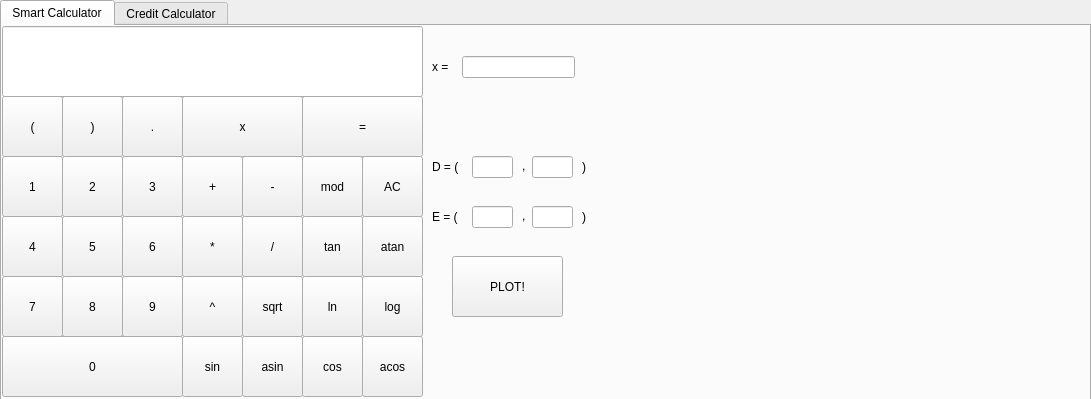
<?xml version="1.0" encoding="UTF-8"?>
<ui version="4.0">
 <class>MainWindow</class>
 <widget class="QMainWindow" name="MainWindow">
  <property name="geometry">
   <rect>
    <x>0</x>
    <y>0</y>
    <width>1091</width>
    <height>399</height>
   </rect>
  </property>
  <property name="windowTitle">
   <string>MainWindow</string>
  </property>
  <widget class="QWidget" name="centralwidget">
   <widget class="QTabWidget" name="CreditCalc">
    <property name="geometry">
     <rect>
      <x>0</x>
      <y>0</y>
      <width>1091</width>
      <height>401</height>
     </rect>
    </property>
    <property name="currentIndex">
     <number>0</number>
    </property>
    <widget class="QWidget" name="SmartCalc">
     <attribute name="title">
      <string>Smart Calculator</string>
     </attribute>
     <widget class="QLabel" name="label_error">
      <property name="geometry">
       <rect>
        <x>430</x>
        <y>60</y>
        <width>151</width>
        <height>51</height>
       </rect>
      </property>
      <property name="text">
       <string/>
      </property>
     </widget>
     <widget class="QPushButton" name="pushButton_3">
      <property name="geometry">
       <rect>
        <x>120</x>
        <y>130</y>
        <width>61</width>
        <height>61</height>
       </rect>
      </property>
      <property name="text">
       <string>3</string>
      </property>
      <property name="iconSize">
       <size>
        <width>16</width>
        <height>16</height>
       </size>
      </property>
     </widget>
     <widget class="QPushButton" name="pushButton_4">
      <property name="geometry">
       <rect>
        <x>0</x>
        <y>190</y>
        <width>61</width>
        <height>61</height>
       </rect>
      </property>
      <property name="text">
       <string>4</string>
      </property>
      <property name="iconSize">
       <size>
        <width>16</width>
        <height>16</height>
       </size>
      </property>
     </widget>
     <widget class="QPushButton" name="pushButton_mul">
      <property name="geometry">
       <rect>
        <x>180</x>
        <y>190</y>
        <width>61</width>
        <height>61</height>
       </rect>
      </property>
      <property name="text">
       <string>*</string>
      </property>
      <property name="iconSize">
       <size>
        <width>16</width>
        <height>16</height>
       </size>
      </property>
     </widget>
     <widget class="QLineEdit" name="lineEdit_x_end">
      <property name="geometry">
       <rect>
        <x>530</x>
        <y>130</y>
        <width>41</width>
        <height>22</height>
       </rect>
      </property>
     </widget>
     <widget class="QLabel" name="label_7">
      <property name="geometry">
       <rect>
        <x>430</x>
        <y>170</y>
        <width>31</width>
        <height>41</height>
       </rect>
      </property>
      <property name="text">
       <string>E = (</string>
      </property>
     </widget>
     <widget class="QPushButton" name="pushButton_dot">
      <property name="geometry">
       <rect>
        <x>120</x>
        <y>70</y>
        <width>61</width>
        <height>61</height>
       </rect>
      </property>
      <property name="text">
       <string>.</string>
      </property>
      <property name="iconSize">
       <size>
        <width>16</width>
        <height>16</height>
       </size>
      </property>
     </widget>
     <widget class="QPushButton" name="pushButton_9">
      <property name="geometry">
       <rect>
        <x>120</x>
        <y>250</y>
        <width>61</width>
        <height>61</height>
       </rect>
      </property>
      <property name="text">
       <string>9</string>
      </property>
      <property name="iconSize">
       <size>
        <width>16</width>
        <height>16</height>
       </size>
      </property>
     </widget>
     <widget class="QPushButton" name="pushButton_res">
      <property name="geometry">
       <rect>
        <x>300</x>
        <y>70</y>
        <width>121</width>
        <height>61</height>
       </rect>
      </property>
      <property name="text">
       <string>=</string>
      </property>
      <property name="iconSize">
       <size>
        <width>16</width>
        <height>16</height>
       </size>
      </property>
     </widget>
     <widget class="QPushButton" name="pushButton_pow">
      <property name="geometry">
       <rect>
        <x>180</x>
        <y>250</y>
        <width>61</width>
        <height>61</height>
       </rect>
      </property>
      <property name="text">
       <string>^</string>
      </property>
      <property name="iconSize">
       <size>
        <width>16</width>
        <height>16</height>
       </size>
      </property>
     </widget>
     <widget class="QPushButton" name="pushButton_mod">
      <property name="geometry">
       <rect>
        <x>300</x>
        <y>130</y>
        <width>61</width>
        <height>61</height>
       </rect>
      </property>
      <property name="text">
       <string>mod</string>
      </property>
      <property name="iconSize">
       <size>
        <width>16</width>
        <height>16</height>
       </size>
      </property>
     </widget>
     <widget class="QPushButton" name="pushButton_minus">
      <property name="geometry">
       <rect>
        <x>240</x>
        <y>130</y>
        <width>61</width>
        <height>61</height>
       </rect>
      </property>
      <property name="text">
       <string>-</string>
      </property>
      <property name="iconSize">
       <size>
        <width>16</width>
        <height>16</height>
       </size>
      </property>
     </widget>
     <widget class="QLabel" name="label_4">
      <property name="geometry">
       <rect>
        <x>580</x>
        <y>120</y>
        <width>20</width>
        <height>41</height>
       </rect>
      </property>
      <property name="text">
       <string>)</string>
      </property>
     </widget>
     <widget class="QPushButton" name="pushButton_atan">
      <property name="geometry">
       <rect>
        <x>360</x>
        <y>190</y>
        <width>61</width>
        <height>61</height>
       </rect>
      </property>
      <property name="text">
       <string>atan</string>
      </property>
      <property name="iconSize">
       <size>
        <width>16</width>
        <height>16</height>
       </size>
      </property>
     </widget>
     <widget class="QPushButton" name="pushButton_div">
      <property name="geometry">
       <rect>
        <x>240</x>
        <y>190</y>
        <width>61</width>
        <height>61</height>
       </rect>
      </property>
      <property name="text">
       <string>/</string>
      </property>
      <property name="iconSize">
       <size>
        <width>16</width>
        <height>16</height>
       </size>
      </property>
     </widget>
     <widget class="QLabel" name="label_5">
      <property name="geometry">
       <rect>
        <x>520</x>
        <y>180</y>
        <width>16</width>
        <height>20</height>
       </rect>
      </property>
      <property name="text">
       <string>,</string>
      </property>
     </widget>
     <widget class="QPushButton" name="pushButton_8">
      <property name="geometry">
       <rect>
        <x>60</x>
        <y>250</y>
        <width>61</width>
        <height>61</height>
       </rect>
      </property>
      <property name="text">
       <string>8</string>
      </property>
      <property name="iconSize">
       <size>
        <width>16</width>
        <height>16</height>
       </size>
      </property>
     </widget>
     <widget class="QPushButton" name="pushButton_sqrt">
      <property name="geometry">
       <rect>
        <x>240</x>
        <y>250</y>
        <width>61</width>
        <height>61</height>
       </rect>
      </property>
      <property name="text">
       <string>sqrt</string>
      </property>
      <property name="iconSize">
       <size>
        <width>16</width>
        <height>16</height>
       </size>
      </property>
     </widget>
     <widget class="QLabel" name="label_3">
      <property name="geometry">
       <rect>
        <x>520</x>
        <y>130</y>
        <width>16</width>
        <height>20</height>
       </rect>
      </property>
      <property name="text">
       <string>,</string>
      </property>
     </widget>
     <widget class="QPushButton" name="pushButton_cos">
      <property name="geometry">
       <rect>
        <x>300</x>
        <y>310</y>
        <width>61</width>
        <height>61</height>
       </rect>
      </property>
      <property name="text">
       <string>cos</string>
      </property>
      <property name="iconSize">
       <size>
        <width>16</width>
        <height>16</height>
       </size>
      </property>
     </widget>
     <widget class="QPushButton" name="pushButton_tan">
      <property name="geometry">
       <rect>
        <x>300</x>
        <y>190</y>
        <width>61</width>
        <height>61</height>
       </rect>
      </property>
      <property name="text">
       <string>tan</string>
      </property>
      <property name="iconSize">
       <size>
        <width>16</width>
        <height>16</height>
       </size>
      </property>
     </widget>
     <widget class="QPushButton" name="pushButton_x">
      <property name="geometry">
       <rect>
        <x>180</x>
        <y>70</y>
        <width>121</width>
        <height>61</height>
       </rect>
      </property>
      <property name="text">
       <string>x</string>
      </property>
      <property name="iconSize">
       <size>
        <width>16</width>
        <height>16</height>
       </size>
      </property>
     </widget>
     <widget class="QLineEdit" name="lineEdit_x_begin">
      <property name="geometry">
       <rect>
        <x>470</x>
        <y>130</y>
        <width>41</width>
        <height>22</height>
       </rect>
      </property>
      <property name="text">
       <string/>
      </property>
     </widget>
     <widget class="QPushButton" name="pushButton_asin">
      <property name="geometry">
       <rect>
        <x>240</x>
        <y>310</y>
        <width>61</width>
        <height>61</height>
       </rect>
      </property>
      <property name="text">
       <string>asin</string>
      </property>
      <property name="iconSize">
       <size>
        <width>16</width>
        <height>16</height>
       </size>
      </property>
     </widget>
     <widget class="QLineEdit" name="lineEdit_y_end">
      <property name="geometry">
       <rect>
        <x>530</x>
        <y>180</y>
        <width>41</width>
        <height>22</height>
       </rect>
      </property>
     </widget>
     <widget class="QPushButton" name="pushButton_close_bracket">
      <property name="geometry">
       <rect>
        <x>60</x>
        <y>70</y>
        <width>61</width>
        <height>61</height>
       </rect>
      </property>
      <property name="text">
       <string>)</string>
      </property>
      <property name="iconSize">
       <size>
        <width>16</width>
        <height>16</height>
       </size>
      </property>
     </widget>
     <widget class="QLineEdit" name="lineEdit_x">
      <property name="geometry">
       <rect>
        <x>460</x>
        <y>30</y>
        <width>113</width>
        <height>22</height>
       </rect>
      </property>
     </widget>
     <widget class="QLabel" name="label_6">
      <property name="geometry">
       <rect>
        <x>580</x>
        <y>170</y>
        <width>20</width>
        <height>41</height>
       </rect>
      </property>
      <property name="text">
       <string>)</string>
      </property>
     </widget>
     <widget class="QPushButton" name="pushButton_0">
      <property name="geometry">
       <rect>
        <x>0</x>
        <y>310</y>
        <width>181</width>
        <height>61</height>
       </rect>
      </property>
      <property name="text">
       <string>0</string>
      </property>
      <property name="iconSize">
       <size>
        <width>16</width>
        <height>16</height>
       </size>
      </property>
     </widget>
     <widget class="QPushButton" name="pushButton_acos">
      <property name="geometry">
       <rect>
        <x>360</x>
        <y>310</y>
        <width>61</width>
        <height>61</height>
       </rect>
      </property>
      <property name="text">
       <string>acos</string>
      </property>
      <property name="iconSize">
       <size>
        <width>16</width>
        <height>16</height>
       </size>
      </property>
     </widget>
     <widget class="QPushButton" name="pushButton_open_bracket">
      <property name="geometry">
       <rect>
        <x>0</x>
        <y>70</y>
        <width>61</width>
        <height>61</height>
       </rect>
      </property>
      <property name="text">
       <string>(</string>
      </property>
      <property name="iconSize">
       <size>
        <width>16</width>
        <height>16</height>
       </size>
      </property>
     </widget>
     <widget class="QLineEdit" name="lineEdit">
      <property name="geometry">
       <rect>
        <x>0</x>
        <y>0</y>
        <width>421</width>
        <height>71</height>
       </rect>
      </property>
      <property name="styleSheet">
       <string notr="true">QLineEdit {
	qproperty-alignment: 'AlignVCenter | AlignRight';
	border-bottom: 1px solid gray;
}

background-color: rgb(255, 255, 255);</string>
      </property>
     </widget>
     <widget class="QPushButton" name="pushButton_1">
      <property name="geometry">
       <rect>
        <x>0</x>
        <y>130</y>
        <width>61</width>
        <height>61</height>
       </rect>
      </property>
      <property name="text">
       <string>1</string>
      </property>
      <property name="iconSize">
       <size>
        <width>16</width>
        <height>16</height>
       </size>
      </property>
     </widget>
     <widget class="QLabel" name="label_2">
      <property name="geometry">
       <rect>
        <x>430</x>
        <y>120</y>
        <width>31</width>
        <height>41</height>
       </rect>
      </property>
      <property name="text">
       <string>D = (</string>
      </property>
     </widget>
     <widget class="QPushButton" name="pushButton_log">
      <property name="geometry">
       <rect>
        <x>360</x>
        <y>250</y>
        <width>61</width>
        <height>61</height>
       </rect>
      </property>
      <property name="text">
       <string>log</string>
      </property>
      <property name="iconSize">
       <size>
        <width>16</width>
        <height>16</height>
       </size>
      </property>
     </widget>
     <widget class="QPushButton" name="pushButton_5">
      <property name="geometry">
       <rect>
        <x>60</x>
        <y>190</y>
        <width>61</width>
        <height>61</height>
       </rect>
      </property>
      <property name="text">
       <string>5</string>
      </property>
      <property name="iconSize">
       <size>
        <width>16</width>
        <height>16</height>
       </size>
      </property>
     </widget>
     <widget class="QCustomPlot" name="widget" native="true">
      <property name="geometry">
       <rect>
        <x>590</x>
        <y>0</y>
        <width>491</width>
        <height>371</height>
       </rect>
      </property>
     </widget>
     <widget class="QPushButton" name="pushButton_plot">
      <property name="geometry">
       <rect>
        <x>450</x>
        <y>230</y>
        <width>111</width>
        <height>61</height>
       </rect>
      </property>
      <property name="text">
       <string>PLOT!</string>
      </property>
     </widget>
     <widget class="QPushButton" name="pushButton_6">
      <property name="geometry">
       <rect>
        <x>120</x>
        <y>190</y>
        <width>61</width>
        <height>61</height>
       </rect>
      </property>
      <property name="text">
       <string>6</string>
      </property>
      <property name="iconSize">
       <size>
        <width>16</width>
        <height>16</height>
       </size>
      </property>
     </widget>
     <widget class="QPushButton" name="pushButton_7">
      <property name="geometry">
       <rect>
        <x>0</x>
        <y>250</y>
        <width>61</width>
        <height>61</height>
       </rect>
      </property>
      <property name="text">
       <string>7</string>
      </property>
      <property name="iconSize">
       <size>
        <width>16</width>
        <height>16</height>
       </size>
      </property>
     </widget>
     <widget class="QPushButton" name="pushButton_2">
      <property name="geometry">
       <rect>
        <x>60</x>
        <y>130</y>
        <width>61</width>
        <height>61</height>
       </rect>
      </property>
      <property name="text">
       <string>2</string>
      </property>
      <property name="iconSize">
       <size>
        <width>16</width>
        <height>16</height>
       </size>
      </property>
     </widget>
     <widget class="QPushButton" name="pushButton_sin">
      <property name="geometry">
       <rect>
        <x>180</x>
        <y>310</y>
        <width>61</width>
        <height>61</height>
       </rect>
      </property>
      <property name="text">
       <string>sin</string>
      </property>
      <property name="iconSize">
       <size>
        <width>16</width>
        <height>16</height>
       </size>
      </property>
     </widget>
     <widget class="QLineEdit" name="lineEdit_y_begin">
      <property name="geometry">
       <rect>
        <x>470</x>
        <y>180</y>
        <width>41</width>
        <height>22</height>
       </rect>
      </property>
     </widget>
     <widget class="QLabel" name="label">
      <property name="geometry">
       <rect>
        <x>430</x>
        <y>20</y>
        <width>21</width>
        <height>41</height>
       </rect>
      </property>
      <property name="text">
       <string>x =</string>
      </property>
     </widget>
     <widget class="QPushButton" name="pushButton_plus">
      <property name="geometry">
       <rect>
        <x>180</x>
        <y>130</y>
        <width>61</width>
        <height>61</height>
       </rect>
      </property>
      <property name="text">
       <string>+</string>
      </property>
      <property name="iconSize">
       <size>
        <width>16</width>
        <height>16</height>
       </size>
      </property>
     </widget>
     <widget class="QPushButton" name="pushButton_ln">
      <property name="geometry">
       <rect>
        <x>300</x>
        <y>250</y>
        <width>61</width>
        <height>61</height>
       </rect>
      </property>
      <property name="text">
       <string>ln</string>
      </property>
      <property name="iconSize">
       <size>
        <width>16</width>
        <height>16</height>
       </size>
      </property>
     </widget>
     <widget class="QPushButton" name="pushButton_clear">
      <property name="geometry">
       <rect>
        <x>360</x>
        <y>130</y>
        <width>61</width>
        <height>61</height>
       </rect>
      </property>
      <property name="text">
       <string>AC</string>
      </property>
      <property name="iconSize">
       <size>
        <width>16</width>
        <height>16</height>
       </size>
      </property>
     </widget>
    </widget>
    <widget class="QWidget" name="tab_2">
     <attribute name="title">
      <string>Credit Calculator</string>
     </attribute>
     <widget class="QLineEdit" name="lineEdit_sum_credit">
      <property name="geometry">
       <rect>
        <x>180</x>
        <y>20</y>
        <width>161</width>
        <height>51</height>
       </rect>
      </property>
     </widget>
     <widget class="QComboBox" name="comboBox">
      <property name="geometry">
       <rect>
        <x>180</x>
        <y>210</y>
        <width>161</width>
        <height>31</height>
       </rect>
      </property>
      <item>
       <property name="text">
        <string>Аннуитентный</string>
       </property>
      </item>
      <item>
       <property name="text">
        <string>Дифференцированный</string>
       </property>
      </item>
     </widget>
     <widget class="QLineEdit" name="lineEdit_term">
      <property name="geometry">
       <rect>
        <x>180</x>
        <y>80</y>
        <width>161</width>
        <height>51</height>
       </rect>
      </property>
     </widget>
     <widget class="QLineEdit" name="lineEdit_stake">
      <property name="geometry">
       <rect>
        <x>180</x>
        <y>140</y>
        <width>161</width>
        <height>51</height>
       </rect>
      </property>
     </widget>
     <widget class="QLabel" name="label_8">
      <property name="geometry">
       <rect>
        <x>50</x>
        <y>20</y>
        <width>111</width>
        <height>51</height>
       </rect>
      </property>
      <property name="text">
       <string>Сумма кредита</string>
      </property>
     </widget>
     <widget class="QLabel" name="label_9">
      <property name="geometry">
       <rect>
        <x>50</x>
        <y>70</y>
        <width>111</width>
        <height>71</height>
       </rect>
      </property>
      <property name="text">
       <string>Срок (месяцев)</string>
      </property>
     </widget>
     <widget class="QLabel" name="label_10">
      <property name="geometry">
       <rect>
        <x>40</x>
        <y>140</y>
        <width>131</width>
        <height>51</height>
       </rect>
      </property>
      <property name="text">
       <string>Процентная ставка</string>
      </property>
     </widget>
     <widget class="QLabel" name="label_11">
      <property name="geometry">
       <rect>
        <x>60</x>
        <y>200</y>
        <width>111</width>
        <height>51</height>
       </rect>
      </property>
      <property name="text">
       <string>Тип платежа</string>
      </property>
     </widget>
     <widget class="QLineEdit" name="lineEdit_overpay">
      <property name="geometry">
       <rect>
        <x>570</x>
        <y>80</y>
        <width>161</width>
        <height>51</height>
       </rect>
      </property>
     </widget>
     <widget class="QLineEdit" name="lineEdit_total_pay">
      <property name="geometry">
       <rect>
        <x>570</x>
        <y>140</y>
        <width>161</width>
        <height>51</height>
       </rect>
      </property>
     </widget>
     <widget class="QLabel" name="label_12">
      <property name="geometry">
       <rect>
        <x>420</x>
        <y>20</y>
        <width>141</width>
        <height>61</height>
       </rect>
      </property>
      <property name="text">
       <string>Ежемесячный платеж</string>
      </property>
     </widget>
     <widget class="QLabel" name="label_13">
      <property name="geometry">
       <rect>
        <x>420</x>
        <y>80</y>
        <width>151</width>
        <height>61</height>
       </rect>
      </property>
      <property name="text">
       <string>Переплата по кредиту</string>
      </property>
     </widget>
     <widget class="QLabel" name="label_14">
      <property name="geometry">
       <rect>
        <x>440</x>
        <y>140</y>
        <width>121</width>
        <height>61</height>
       </rect>
      </property>
      <property name="text">
       <string>Общая выплата</string>
      </property>
     </widget>
     <widget class="QPushButton" name="pushButton_credit">
      <property name="geometry">
       <rect>
        <x>390</x>
        <y>220</y>
        <width>201</width>
        <height>71</height>
       </rect>
      </property>
      <property name="text">
       <string>Рассчитать!</string>
      </property>
     </widget>
     <widget class="QLabel" name="label_credit_error">
      <property name="geometry">
       <rect>
        <x>780</x>
        <y>30</y>
        <width>281</width>
        <height>151</height>
       </rect>
      </property>
      <property name="text">
       <string/>
      </property>
     </widget>
     <widget class="QTextEdit" name="textEdit_monthly_fee">
      <property name="geometry">
       <rect>
        <x>570</x>
        <y>20</y>
        <width>161</width>
        <height>51</height>
       </rect>
      </property>
     </widget>
    </widget>
   </widget>
  </widget>
 </widget>
 <customwidgets>
  <customwidget>
   <class>QCustomPlot</class>
   <extends>QWidget</extends>
   <header>qcustomplot.h</header>
   <container>1</container>
  </customwidget>
 </customwidgets>
 <resources/>
 <connections/>
</ui>
